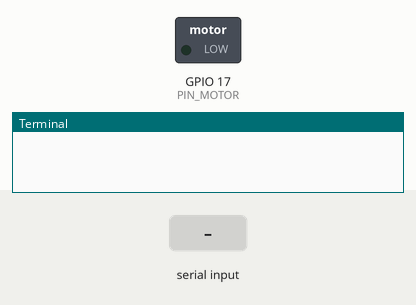
Bench run of a program on a simulated Raspberry Pi (BCM pin numbers). Shown: switched loads named in the program (green lamp = pin HIGH), the last lines printed to the terminal. Inputs (shaded band) come from the test bench.

Above: at 1.2 s.
1.3 s: "a" typed at the terminal, then Enter
At 2.2 s:
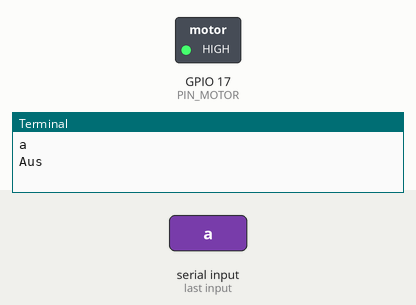
2.8 s: "e" typed at the terminal, then Enter
At 3.3 s:
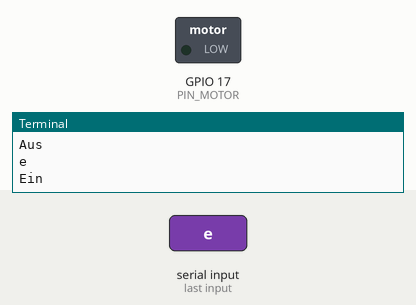
Timing chart, 0 to 5.8 s (numbered marks = the images above; inputs shaded):
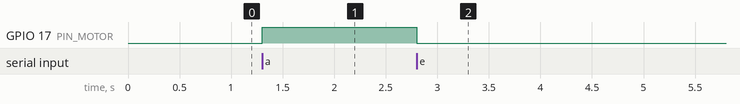

Measured:
- after the input at 1.3 s, GPIO 17 (PIN_MOTOR): LOW → HIGH at once
- after the input at 2.8 s, GPIO 17 (PIN_MOTOR): HIGH → LOW at once

The program:

toggle_keyboard_input.py
```python
import RPi.GPIO as GPIO

PIN_MOTOR = 17

GPIO.setmode(GPIO.BCM)
GPIO.setup(PIN_MOTOR, GPIO.OUT)
GPIO.setwarnings(False)

while True:
    input_keyboard = input()
    if input_keyboard == "e":
        GPIO.output(PIN_MOTOR, False)
        print("Ein")
    if input_keyboard == "a":
        GPIO.output(PIN_MOTOR, True)
        print("Aus")
```
